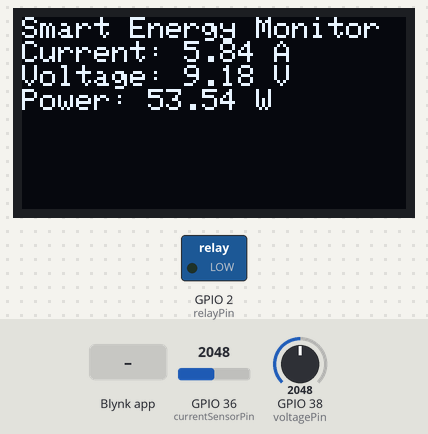
Recording of a sketch running on a simulated ESP32. On the bench: 128×64 one-colour display, switched loads named in the sketch (green lamp = pin HIGH). The test bench sets the inputs (shaded band); at power-on: GPIO 38 (voltagePin) = 2048, GPIO 36 (currentSensorPin) = 2048. WiFi joins after 1.5 s; servers stay silent unless stated; network time is answered at once with the bench clock; the local clock reads 2024-03-15 10:24:30 at power-on unless the sketch sets it; what the sketch prints to the serial monitor is not drawn.

Above: at 5.0 s.
5.1 s: Blynk app writes 1 to V4
At 8.4 s:
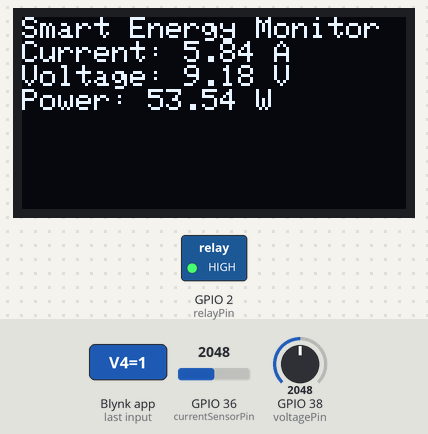
9.1 s: GPIO 38 (voltagePin) set to 4095
At 11.8 s:
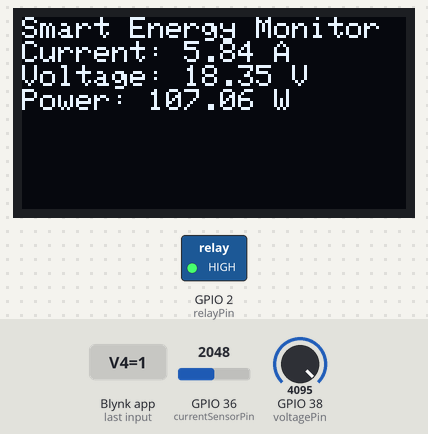
12.5 s: GPIO 36 (currentSensorPin) set to 2866
At 15.2 s:
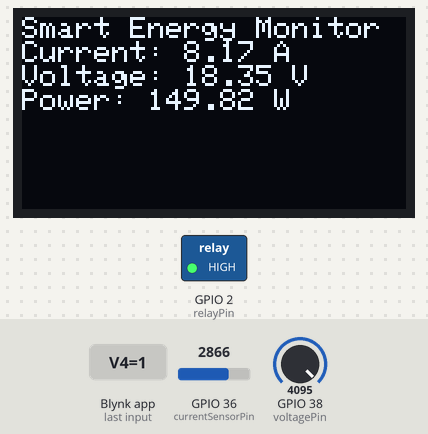
15.9 s: GPIO 38 (voltagePin) set to 3603
At 18.6 s:
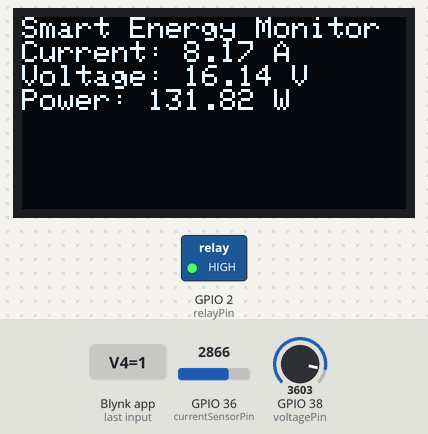
19.3 s: GPIO 36 (currentSensorPin) set to 3603
At 22.0 s:
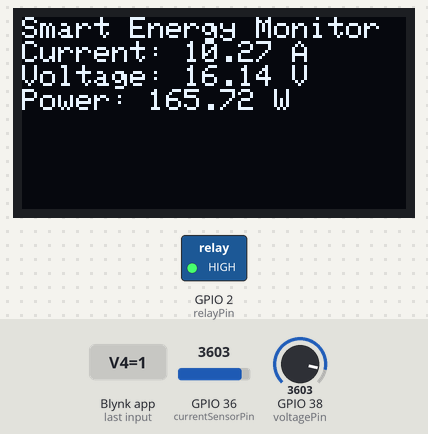
22.7 s: Blynk app writes 0 to V4
At 25.4 s:
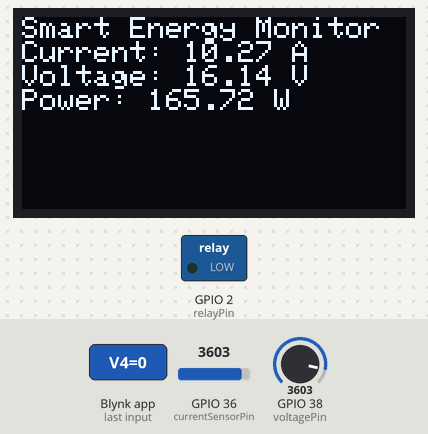
Timing chart, 0 to 26.9 s (numbered marks = the images above; inputs shaded):
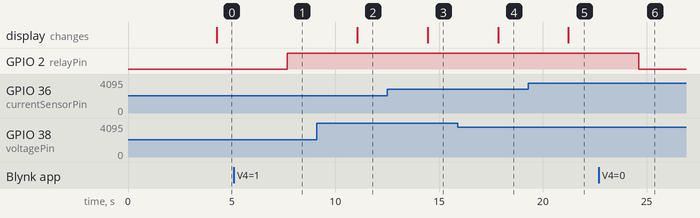

The sketch:

SmartEnergyMeter.ino
```cpp
// Smart Energy Consumption Monitoring System
// Monitors current, voltage, and power using sensors, displays data on an OLED,
// sends data to Blynk for remote monitoring, and stores it in Firebase.

// Blynk template and authentication details
#define BLYNK_TEMPLATE_ID "TMPL6neA4lOpu"
#define BLYNK_TEMPLATE_NAME "SmartEnergyConsumption"
#define BLYNK_DEVICE_NAME "SmartEnergyConsumption"

// Required libraries
#include <Arduino.h>              // Core Arduino library
#include <Wire.h>                 // I2C communication for OLED
#include <Adafruit_GFX.h>         // Graphics library for OLED
#include <Adafruit_SSD1306.h>     // OLED display driver
#include <WiFiUdp.h>              // UDP for NTP time sync
#include <WiFi.h>                 // WiFi connectivity
#include <NTPClient.h>            // Network Time Protocol client
#include <cmath>                  // Math functions for RMS calculations
#include <BlynkSimpleEsp32.h>     // Blynk library for IoT integration
#include <FirebaseESP32.h>        // Firebase library for cloud storage
#include <iostream>               // Standard I/O (for Serial)
#include <iomanip>                // Formatting for timestamps
#include <sstream>                // String stream for formatting
#include <ctime>                  // Time functions for timestamps

// OLED setup
#define SCREEN_WIDTH 128        // OLED display width in pixels
#define SCREEN_HEIGHT 64      // OLED display height in pixels
#define OLED_RESET -1           // Reset pin (-1 if not used)
#define SCREEN_ADDRESS 0x3D      // I2C address of the OLED display
Adafruit_SSD1306 display(SCREEN_WIDTH, SCREEN_HEIGHT, &Wire, OLED_RESET);

// Constants
#define V_REF 3.3 // Reference voltage for ADC (3.3V for ESP32)
#define ADC_RESOLUTION 4095.0 // 12-bit ADC resolution

#define CURRENT_CALIBRATION 5.0 // Calibration factor for current sensor
#define VOLTAGE_DIVIDER_RATIO 5.56  // Voltage divider ratio for voltage sensor

#define FIREBASE_DATABASE_URL "smartenergyconsumption-3dc05-default-rtdb.asia-southeast1.firebasedatabase.app"
#define FIREBASE_API_KEY      "AIzaSyDGW5CICbfSdJkM29ZHWjkIQDPjyDeplqk"
#define FIREBASE_DB_SECRET    "neYhwvFAEyrZGDXqqrmeaYRrV49Pc7EJmpnLwbaF"

FirebaseData   fbdo;
FirebaseConfig fbConfig;
FirebaseAuth   fbAuth;
// Pins
const int currentSensorPin = A0;
const int voltagePin = A2;
const int relayPin = D1;
char auth[] = "GV0kpml3IxynIRgnujcOJmySpNediOB3";
bool notificationSent = false;
bool isInWarningRange = false;
unsigned long warningStartTime = 0;

// NTP
WiFiUDP ntpUDP;
NTPClient timeClient(ntpUDP, "pool.ntp.org", 28800);

void setup() {
  Serial.begin(115200);
  pinMode(relayPin, OUTPUT);

  // Initialize OLED display
  if (!display.begin(SSD1306_SWITCHCAPVCC, SCREEN_ADDRESS)) {
    Serial.println("SSD1306 OLED allocation failed");
    while (true);
  }

  // Display startup message on OLED
  display.clearDisplay();
  display.setTextSize(1);
  display.setTextColor(SSD1306_WHITE);
  display.setCursor(0, 0);
  display.println("Smart Energy Monitor");
  display.display();
  delay(2000);
  // Connect to WiFi
  WiFi.begin("IOT", "12345678");
  while (WiFi.status() != WL_CONNECTED) {
    delay(500);
    Serial.print("."); // Print dots until connected
  }
  Serial.println("\nWiFi connected.");

  timeClient.begin(); // Start NTP client

  Blynk.begin(auth, "IOT", "12345678");  // Blynk authentication

  // Initialize Firebase
  fbConfig.database_url = FIREBASE_DATABASE_URL;
  fbConfig.api_key      = FIREBASE_API_KEY;
  fbConfig.signer.tokens.legacy_token = FIREBASE_DB_SECRET;
  Firebase.begin(&fbConfig, nullptr);
  Firebase.reconnectWiFi(true);
}

void storeDataToFirebase(float current, float voltage, float power) {
  // Update time client
  timeClient.update();
  time_t rawTime = timeClient.getEpochTime();
  struct tm *timeInfo = localtime(&rawTime);

  // Format timestamp key as dd-MM-yyyy_HH:mm:ss
  char timestamp[25];
  strftime(timestamp, sizeof(timestamp), "%d-%m-%Y_%H:%M:%S", timeInfo);

  // Create JSON object
  FirebaseJson json;
  json.set("current", current);
  json.set("voltage", voltage);
  json.set("power", power);

  // Use timestamp as key
  String path = "/SmartEnergy/" + String(timestamp);

  if (!Firebase.setJSON(fbdo, path.c_str(), json)) {
    Serial.printf("Firebase set failed: %s\n", fbdo.errorReason().c_str());
  }
}

// Read and Calculate RMS current in Amps
float readCurrentRMS() {
  const int samples = 1000;
  float sum = 0;
  int count=0;
  for (int i = 0; i < samples; i++) {
    int raw = analogRead(currentSensorPin);
    if (raw != 0) {
      sum += raw;
      count+=1;
    }
    delayMicroseconds(100);  // ~10kHz sample rate
  }

  float mean = sum / samples;
  float rmsCurrent = mean / sqrt(2);
  rmsCurrent = rmsCurrent * (V_REF /ADC_RESOLUTION );
  return rmsCurrent * CURRENT_CALIBRATION;
}

// Voltage is direct-read with scaling (from divider)
float readVoltageRMS() {
  int voltageRawValue = analogRead(voltagePin);
  float voltageValue = voltageRawValue * (V_REF / ADC_RESOLUTION) * VOLTAGE_DIVIDER_RATIO;
  return voltageValue;
}
// Handles Blynk virtual pin V4 to control relay
BLYNK_WRITE(V4) {
  int buttonState = param.asInt(); // Get the state of the button from Blynk app
  Serial.print("Blynk V4 = ");
  Serial.println(buttonState);
  if (buttonState == 0) {
    digitalWrite(relayPin, LOW); // Turn off relay
    Serial.println("Relay OFF");
  } else {
    digitalWrite(relayPin, HIGH);   // Turn on relay
    Serial.println("Relay ON");
  }
}

void loop() {

  timeClient.update();

  float current = readCurrentRMS();   // in Amps
  float voltage = readVoltageRMS();      // in Volts
  float power = voltage * current;    // in Watts

  // Serial
  Serial.print("Current: ");
  Serial.print(current, 2);
  Serial.print(" A | Voltage: ");
  Serial.print(voltage, 2);
  Serial.print(" V | Power: ");
  Serial.print(power, 2);
  Serial.println(" W");

  // Blynk Notification for high voltage
  if (voltage > 18.0 && !notificationSent) {
    Serial.println("High voltage detected!");
    Blynk.logEvent("high_voltage", "Alert! Critical Voltage level");
    notificationSent = true;
  } else if (voltage <= 18.0) {
    notificationSent = false;
  }

  // Store data to Firebase
  storeDataToFirebase(current, voltage, power);
  // Send data to Blynk
  Blynk.virtualWrite(V1, current);
  Blynk.virtualWrite(V2, voltage);
  Blynk.virtualWrite(V3, power);


  // OLED
  display.clearDisplay();
  display.setCursor(0, 0);
  display.setTextSize(1);
  display.println("Smart Energy Monitor");

  // Display current
  display.print("Current: ");
  display.print(current, 2);
  display.println(" A");

  // Display voltage
  display.print("Voltage: ");
  display.print(voltage, 2);
  display.println(" V");

  // Display power
  display.print("Power: ");
  display.print(power, 2);
  display.println(" W");

  display.display();
  Blynk.run(); // Run Blynk event loop
  delay(3000); // Update every 3 seconds
}
```

Measured:
- after the input at 5.1 s, GPIO 2 (relayPin): LOW → HIGH after 2.6 s
- after the input at 9.1 s, the display: changes after 2.0 s (image 2)
- after the input at 12.5 s, the display: changes after 1.9 s (image 3)
- after the input at 15.9 s, the display: changes after 1.9 s (image 4)
- after the input at 19.3 s, the display: changes after 1.9 s (image 5)
- after the input at 22.7 s, GPIO 2 (relayPin): HIGH → LOW after 1.9 s
